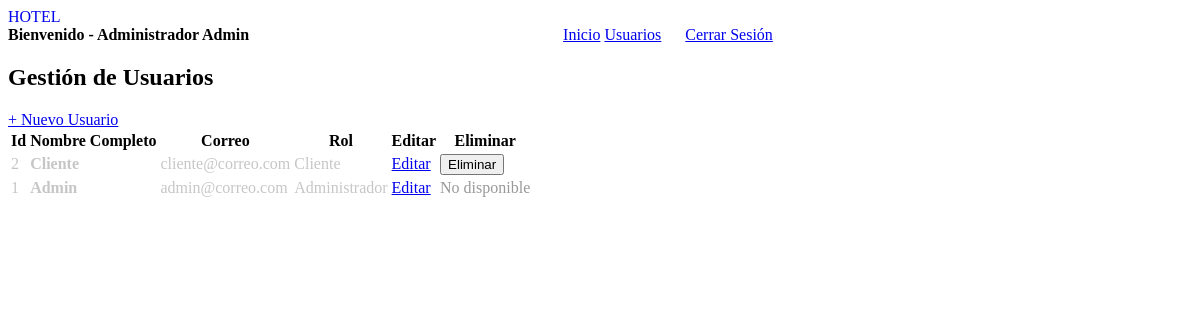
Screenshot of /views/usuarios/usuarios.php (signed in) with the database file from the repository.
### tables this page shows
CREATE TABLE usuarios (
    id_usuario INT AUTO_INCREMENT PRIMARY KEY,
    nombre_completo VARCHAR(100) NOT NULL,
    correo VARCHAR(100) NOT NULL UNIQUE,
    password VARCHAR(255) NOT NULL,  
    id_rol INT NOT NULL,
    verificado TINYINT(1) DEFAULT 0,
    token_verificacion VARCHAR(255) DEFAULT NULL,
    token_recuperacion VARCHAR(255) DEFAULT NULL,
    expiracion_token_recuperacion DATETIME DEFAULT NULL,
    FOREIGN KEY (id_rol) REFERENCES roles(id_rol)
);

CREATE TABLE roles (
    id_rol INT AUTO_INCREMENT PRIMARY KEY,
    nombre_rol VARCHAR(50) NOT NULL
);

### views/usuarios/usuarios.php (the view, shortened to what this page needs)
<?php
$database = new Conexion();
$db = $database->obtenerConexion();
$query = "SELECT u.id_usuario, u.nombre_completo, u.correo, r.nombre_rol
          FROM usuarios u
          JOIN roles r ON u.id_rol = r.id_rol
          ORDER BY u.id_usuario DESC";
$stmt = $db->prepare($query);
$stmt->execute();
$usuarios = $stmt->fetchAll(PDO::FETCH_ASSOC);
?>
<!DOCTYPE html>
<html lang="es">
<head>
    <link rel="stylesheet" href="../../css/usuarios.css?v=<?php echo time(); ?>">
</head>
<body>
    <nav class="navbar">
        <a href="../panel.php" class="logo-link" style="text-decoration: none;">
            <div class="logo">HOTEL</div>
        </a>
        <div class="nav-links">
            <span style="font-weight: 600; margin-right: 310px;">
                Bienvenido -
                <?php echo ($_SESSION['usuario_rol_id'] == 1 ? 'Administrador' : 'Cliente'); ?>
                <?php echo htmlspecialchars($_SESSION['usuario_nombre']); ?>
            </span>
            <a href="../panel.php">Inicio</a>
            <a href="../usuarios/usuarios.php">Usuarios</a>
            <a href="../../php/auth/logout.php" class="btn btn-danger" style="margin-left: 10px; padding: 5px 10px;">Cerrar Sesión</a>
        </div>
    </nav>
    <div class="container crud-container">
        <div class="crud-header">
            <h2 class="ttl">Gestión de Usuarios</h2>
            <a href="nuevo_usuario.php" class="btn btn-primary">+ Nuevo Usuario</a>
        </div>
        <table class="tabla-crud">
            <thead>
                <tr>
                    <th>Id</th>
                    <th>Nombre Completo</th>
                    <th>Correo</th>
                    <th>Rol</th>
                    <th>Editar</th>
                    <th>Eliminar</th>
                </tr>
            </thead>
            <tbody>
                <?php foreach ($usuarios as $user): ?>
                    <tr>
                        <td style="color: #c6c6c6;">
                            <?php echo $user['id_usuario']; ?>
                        </td>
                        <td style="color: #c6c6c6;">
                            <strong><?php echo htmlspecialchars($user['nombre_completo']); ?></strong>
                        </td>
                        <td style="color: #c6c6c6;">
                            <?php echo htmlspecialchars($user['correo']); ?>
                        </td>
                        <td style="color: #c6c6c6;">
                            <span class="badge
                                <?php echo $user['nombre_rol'] == 'Administrador' ? 'badge-admin' : 'badge-user'; ?>">
                                <?php echo $user['nombre_rol']; ?>
                            </span>
                        </td>
                        <td>
                            <a href="editar_usuario.php?id=<?php echo $user['id_usuario']; ?>"
                                class="btn btn-secondary btn-small">
                                Editar
                            </a>
                        </td>
                        <td>
                            <?php if ($user['id_usuario'] != $_SESSION['usuario_id']): ?>
                                <button onclick="confirmarEliminacion(<?php echo $user['id_usuario']; ?>)"
                                    class="btn btn-danger btn-small">
                                    Eliminar
                                </button>
                            <?php else: ?>
                                <span style="color: #999;">No disponible</span>
                            <?php endif; ?>
                        </td>
                    </tr>
                <?php endforeach; ?>
            </tbody>
        </table>
    </div>
</body>
</html>

### rows the page displays
usuarios: id_usuario "2", nombre_completo "Cliente", correo "cliente@correo.com", id_rol.nombre_rol "Cliente"
usuarios: id_usuario "1", nombre_completo "Admin", correo "admin@correo.com", id_rol.nombre_rol "Administrador", shows "No disponible"

### other values shown
$_SESSION['usuario_nombre'] "Admin"
